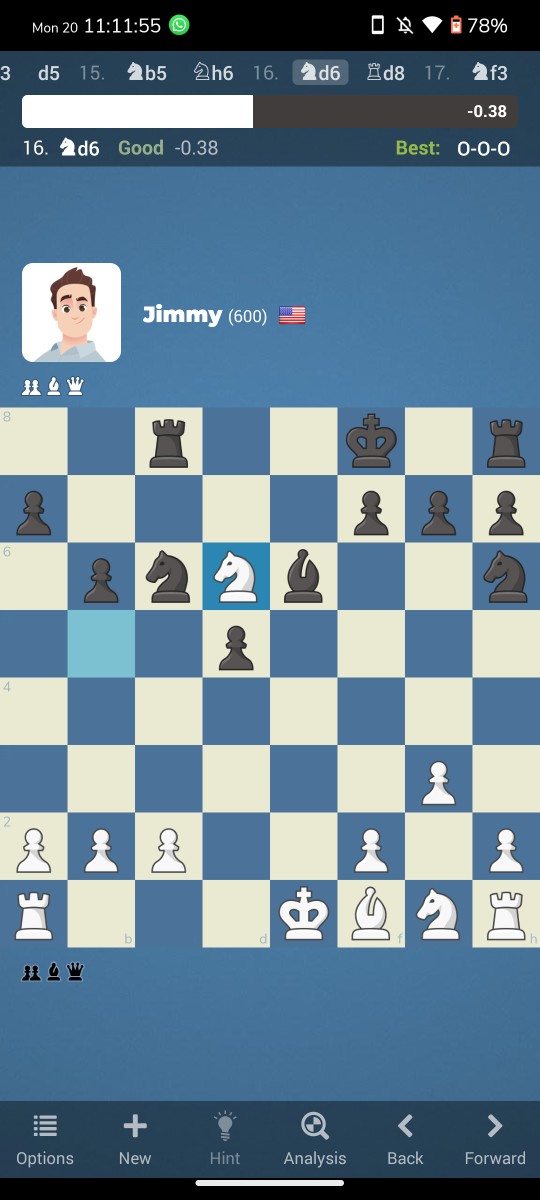
#> input picture screenshot.png, 1080 x 2400 px (shown at 1/2 size)
$ python extract_squares.py
#> lines starting #> are read from the running program, lines starting #| are printed output that depends on the picture; after the words box and inside, x2 and y2 are one past the last pixel; in counts of white or black regions, pixels touching at a corner belong together
import os
import cv2
from skimage.metrics import structural_similarity as ssim


def compare_images(image_a, image_b):
    # Convert the images to grayscale
    gray_a = cv2.cvtColor(image_a, cv2.COLOR_BGR2GRAY)
    gray_b = cv2.cvtColor(image_b, cv2.COLOR_BGR2GRAY)

    # Compute the Structural Similarity Index (SSIM) between the two images
    (score, diff) = ssim(gray_a, gray_b, full=True)

    # return the SSIM score
    return score


# Get the current working directory
cwd = os.getcwd()
# Set a flag to indicate if the chessboard is white or not
is_white = True
# Load the image of a chessboard screenshot
screenshot_img = cv2.imread("screenshot.png")
#> screenshot_img is the input picture: shape (2400, 1080, 3); mean B, G, R 149.2, 131.6, 105.8

# Convert the image to grayscale
gray = cv2.cvtColor(screenshot_img, cv2.COLOR_BGR2GRAY)
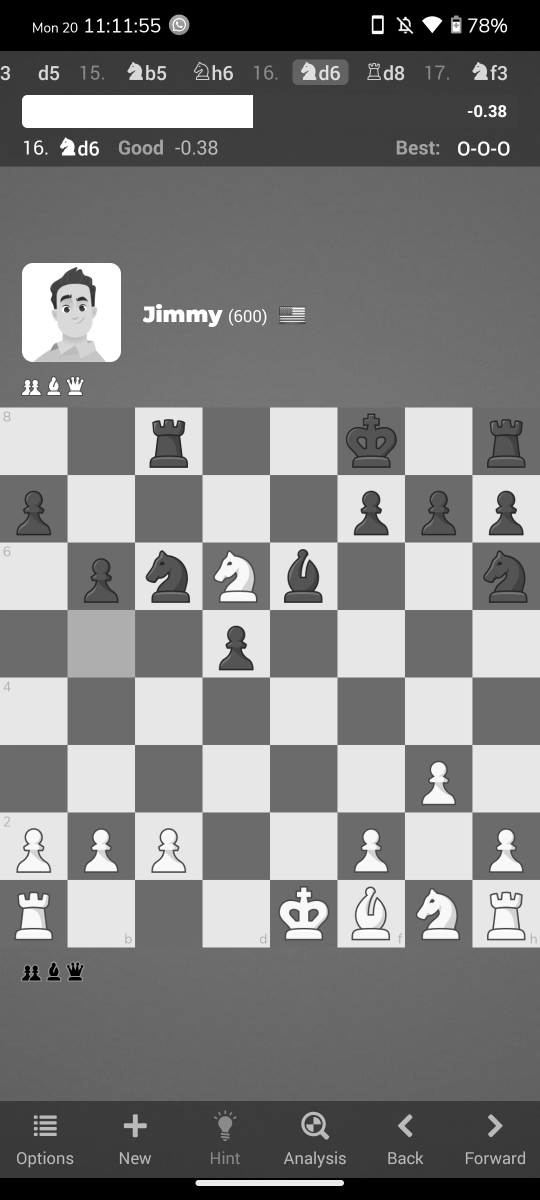
#> gray: shape (2400, 1080) (shown at 1/2 size); min 0, max 255, mean 125.9

# Threshold the image to extract the chessboard
ret, thresh = cv2.threshold(gray, 127, 255, cv2.THRESH_BINARY)
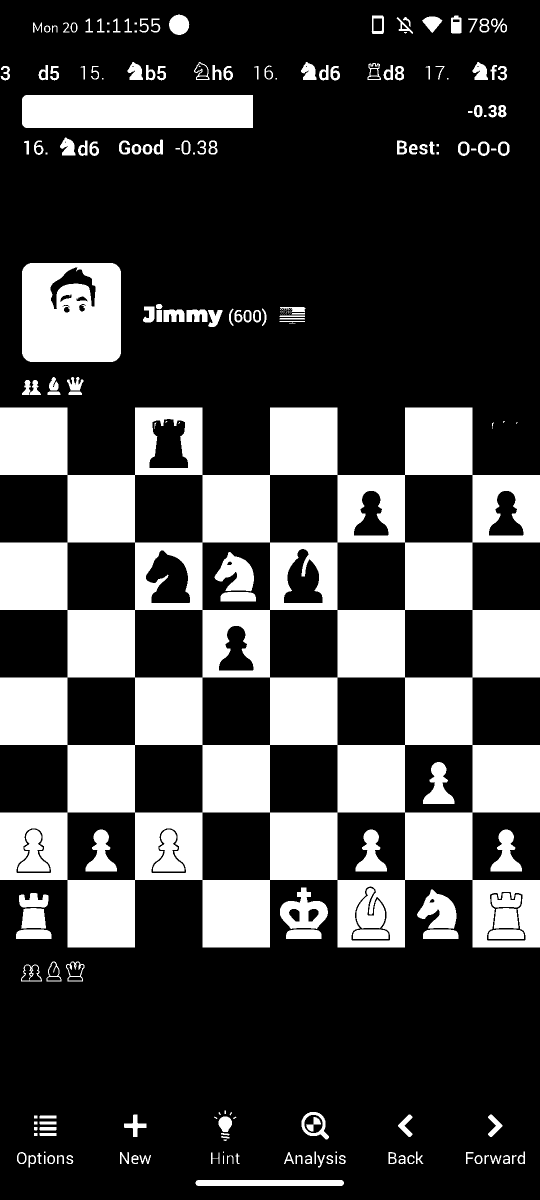
#> thresh: shape (2400, 1080) (shown at 1/2 size); 26.6% white; 228 white regions (48 under 20 px)

# Find contours in the thresholded image
contours, hierarchy = cv2.findContours(thresh, cv2.RETR_TREE, cv2.CHAIN_APPROX_SIMPLE)
#> contours = 342 contours, 73 with area under 20; largest, box (x1, y1, x2, y2) and area: (0, 815, 1080, 1895) 907484, (44, 526, 242, 724) 38465, (44, 190, 506, 256) 29925, (674, 1624, 811, 1761) 18494, (404, 1624, 541, 1761) 18494

# Find the contour with the largest area (assuming that it is the chessboard)
max_area = 0
best_cnt = None
for cnt in contours:
    area = cv2.contourArea(cnt)
    if area > max_area:
        max_area = area
        best_cnt = cnt
#> this loop made 342 passes
#> (area, max_area) on passes 1, 90, 92, 99: (3230, 3230), (3600.5, 3600.5), (4803, 4803), (907484, 907484)
#> area on passes 2, 4, 5, 6, 7, 8: 41, 44.5, 140, 47.5, 114, 45
#> after the loop, best_cnt = contour of 82 points, box (x1, y1, x2, y2) (0, 815, 1080, 1895), area 907484; max_area = 907484

# Draw the contour on the original image
cv2.drawContours(screenshot_img, [best_cnt], 0, (0, 255, 0), 3)
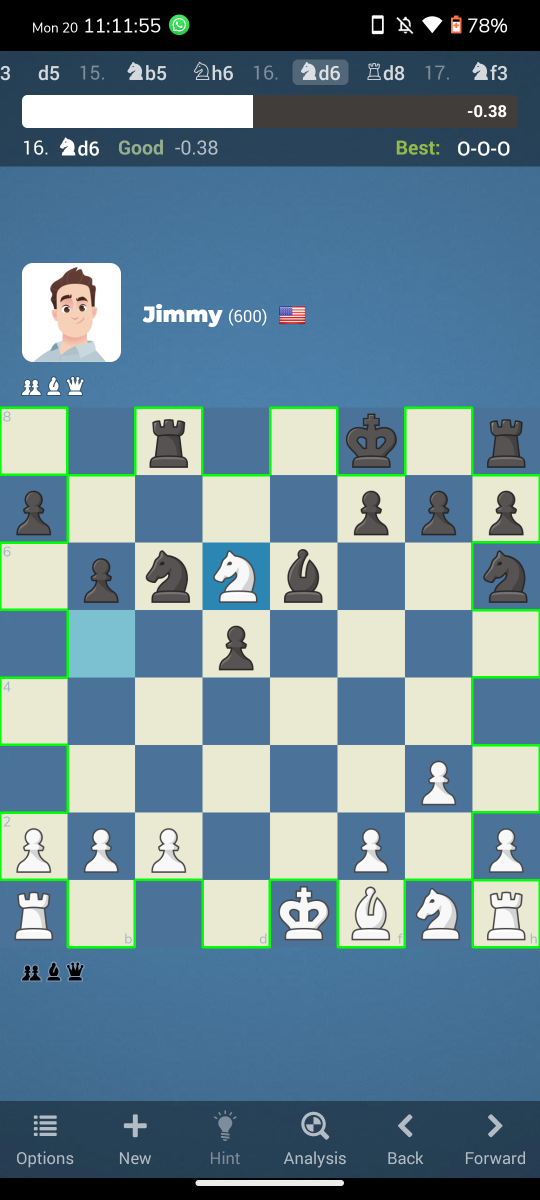
#> screenshot_img: shape (2400, 1080, 3) (shown at 1/2 size); 1.36% of pixels changed, all inside (x1, y1, x2, y2) = (0, 813, 1080, 1897)

# Extract the chessboard from the original image using the contour
x, y, w, h = cv2.boundingRect(best_cnt)
#> x = 0; y = 815; w = 1080; h = 1080
screenshot_img = screenshot_img[y: y + h, x: x + w]
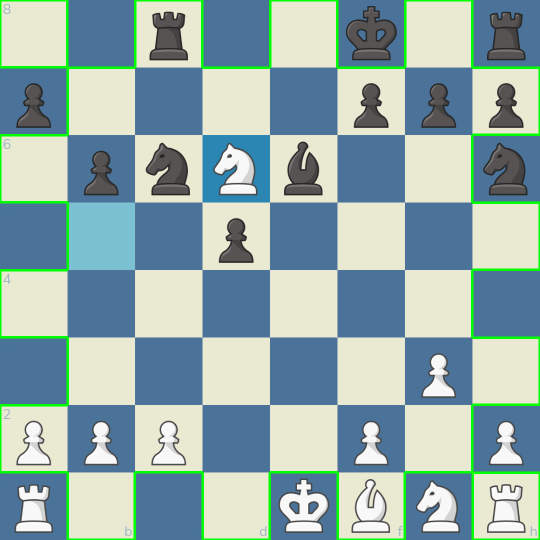
#> screenshot_img: shape (1080, 1080, 3) (shown at 1/2 size); mean B, G, R 172.4, 172.8, 147.2
# Define number of rows and columns in a chessboard
rows = 8
cols = 8
# Calculate size of each square in a chessboard
square_size = screenshot_img.shape[1] // rows
#> square_size = 135

# Loop through each square and save as separate image
extracted_squares = []

for i in range(rows):
    for j in range(cols):
        x = j * square_size
        y = i * square_size
        square = screenshot_img[y: y + square_size, x: x + square_size]
        if is_white:
            position = chr(ord("a") + j) + str(8 - i)
        else:
            position = chr(ord("h") - j) + str(i + 1)
        extracted_squares.append([position, square])
#> after the loop, extracted_squares = 64 items

# Set the path to the directory containing the chess pieces images
directory_pieces = os.path.join(cwd, "figures")
differences = []
resized_images = {}

# Loop through the entries in the directory containing the chess pieces images
#> (the run stopped early here; a loop or call above may not have finished)
